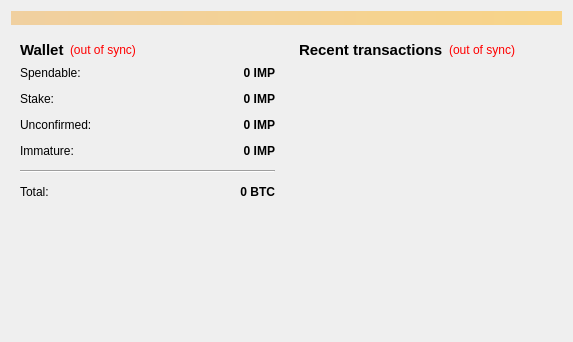
<?xml version="1.0" encoding="UTF-8"?>
<ui version="4.0">
 <class>OverviewPage</class>
 <widget class="QWidget" name="OverviewPage">
  <property name="geometry">
   <rect>
    <x>0</x>
    <y>0</y>
    <width>573</width>
    <height>342</height>
   </rect>
  </property>
  <property name="windowTitle">
   <string>Form</string>
  </property>
  <layout class="QVBoxLayout" name="topLayout">
   <item>
    <widget class="QLabel" name="labelAlerts">
     <property name="visible">
      <bool>false</bool>
     </property>
     <property name="styleSheet">
      <string notr="true">background-color: qlineargradient(x1: 0, y1: 0, x2: 1, y2: 0, stop:0 #F0D0A0, stop:1 #F8D488);  color:#000000
</string>
     </property>
     <property name="wordWrap">
      <bool>true</bool>
     </property>
     <property name="margin">
      <number>3</number>
     </property>
    </widget>
   </item>
   <item>
    <layout class="QHBoxLayout" name="horizontalLayout" stretch="1,1">
     <item>
      <layout class="QVBoxLayout" name="verticalLayout_2">
       <item>
        <widget class="QWidget" name="widget" native="true">
         <layout class="QVBoxLayout" name="verticalLayout_4">
          <item>
           <layout class="QHBoxLayout" name="horizontalLayout_4">
            <item>
             <widget class="QLabel" name="label_5">
              <property name="font">
               <font>
                <pointsize>11</pointsize>
                <weight>75</weight>
                <bold>true</bold>
               </font>
              </property>
              <property name="text">
               <string>Wallet</string>
              </property>
             </widget>
            </item>
            <item>
             <widget class="QLabel" name="labelWalletStatus">
              <property name="toolTip">
               <string>The displayed information may be out of date. Your wallet automatically synchronizes with the Impleum network after a connection is established, but this process has not completed yet.</string>
              </property>
              <property name="styleSheet">
               <string notr="true">QLabel { color: red; }</string>
              </property>
              <property name="text">
               <string notr="true">(out of sync)</string>
              </property>
              <property name="alignment">
               <set>Qt::AlignLeading|Qt::AlignLeft|Qt::AlignVCenter</set>
              </property>
             </widget>
            </item>
            <item>
             <spacer name="horizontalSpacer_2">
              <property name="orientation">
               <enum>Qt::Horizontal</enum>
              </property>
              <property name="sizeHint" stdset="0">
               <size>
                <width>40</width>
                <height>20</height>
               </size>
              </property>
             </spacer>
            </item>
           </layout>
          </item>
          <item>
           <layout class="QFormLayout" name="formLayout_2">
            <property name="fieldGrowthPolicy">
             <enum>QFormLayout::AllNonFixedFieldsGrow</enum>
            </property>
            <property name="horizontalSpacing">
             <number>12</number>
            </property>
            <property name="verticalSpacing">
             <number>12</number>
            </property>
            <item row="0" column="0">
             <widget class="QLabel" name="label">
              <property name="text">
               <string>Spendable:</string>
              </property>
             </widget>
            </item>
            <item row="0" column="1">
             <widget class="QLabel" name="labelBalance">
              <property name="font">
               <font>
                <weight>75</weight>
                <bold>true</bold>
               </font>
              </property>
              <property name="cursor">
               <cursorShape>IBeamCursor</cursorShape>
              </property>
              <property name="toolTip">
               <string>Your current spendable balance</string>
              </property>
              <property name="text">
               <string notr="true">0 IMP</string>
              </property>
              <property name="alignment">
               <set>Qt::AlignRight|Qt::AlignTrailing|Qt::AlignVCenter</set>
              </property>
              <property name="textInteractionFlags">
               <set>Qt::LinksAccessibleByMouse|Qt::TextSelectableByKeyboard|Qt::TextSelectableByMouse</set>
              </property>
             </widget>
            </item>
            <item row="1" column="0">
             <widget class="QLabel" name="label_6">
              <property name="text">
               <string>Stake:</string>
              </property>
             </widget>
            </item>
            <item row="1" column="1">
             <widget class="QLabel" name="labelStake">
              <property name="font">
               <font>
                <weight>75</weight>
                <bold>true</bold>
               </font>
              </property>
              <property name="cursor">
               <cursorShape>IBeamCursor</cursorShape>
              </property>
              <property name="toolTip">
               <string>Total of coins that was staked, and do not yet count toward the current balance</string>
              </property>
              <property name="text">
               <string notr="true">0 IMP</string>
              </property>
              <property name="alignment">
               <set>Qt::AlignRight|Qt::AlignTrailing|Qt::AlignVCenter</set>
              </property>
              <property name="textInteractionFlags">
               <set>Qt::LinksAccessibleByMouse|Qt::TextSelectableByKeyboard|Qt::TextSelectableByMouse</set>
              </property>
             </widget>
            </item>
            <item row="2" column="0">
             <widget class="QLabel" name="label_3">
              <property name="text">
               <string>Unconfirmed:</string>
              </property>
             </widget>
            </item>
            <item row="2" column="1">
             <widget class="QLabel" name="labelUnconfirmed">
              <property name="font">
               <font>
                <weight>75</weight>
                <bold>true</bold>
               </font>
              </property>
              <property name="cursor">
               <cursorShape>IBeamCursor</cursorShape>
              </property>
              <property name="toolTip">
               <string>Total of transactions that have yet to be confirmed, and do not yet count toward the current balance</string>
              </property>
              <property name="text">
               <string notr="true">0 IMP</string>
              </property>
              <property name="alignment">
               <set>Qt::AlignRight|Qt::AlignTrailing|Qt::AlignVCenter</set>
              </property>
              <property name="textInteractionFlags">
               <set>Qt::LinksAccessibleByMouse|Qt::TextSelectableByKeyboard|Qt::TextSelectableByMouse</set>
              </property>
             </widget>
            </item>
            <item row="3" column="0">
             <widget class="QLabel" name="labelImmatureText">
              <property name="text">
               <string>Immature:</string>
              </property>
             </widget>
            </item>
            <item row="3" column="1">
             <widget class="QLabel" name="labelImmature">
              <property name="font">
               <font>
                <weight>75</weight>
                <bold>true</bold>
               </font>
              </property>
              <property name="toolTip">
               <string>Mined balance that has not yet matured</string>
              </property>
              <property name="text">
               <string notr="true">0 IMP</string>
              </property>
              <property name="alignment">
               <set>Qt::AlignRight|Qt::AlignTrailing|Qt::AlignVCenter</set>
              </property>
              <property name="textInteractionFlags">
               <set>Qt::LinksAccessibleByMouse|Qt::TextSelectableByKeyboard|Qt::TextSelectableByMouse</set>
              </property>
             </widget>
            </item>
            <item row="4" column="0" colspan="2">
             <widget class="Line" name="line">
              <property name="orientation">
               <enum>Qt::Horizontal</enum>
              </property>
             </widget>
            </item>
            <item row="5" column="0">
             <widget class="QLabel" name="labelTotalText">
              <property name="text">
               <string>Total:</string>
              </property>
             </widget>
            </item>
            <item row="5" column="1">
             <widget class="QLabel" name="labelTotal">
              <property name="font">
               <font>
                <weight>75</weight>
                <bold>true</bold>
               </font>
              </property>
              <property name="cursor">
               <cursorShape>IBeamCursor</cursorShape>
              </property>
              <property name="toolTip">
               <string>Your current total balance</string>
              </property>
              <property name="text">
               <string notr="true">0 BTC</string>
              </property>
              <property name="alignment">
               <set>Qt::AlignRight|Qt::AlignTrailing|Qt::AlignVCenter</set>
              </property>
              <property name="textInteractionFlags">
               <set>Qt::LinksAccessibleByMouse|Qt::TextSelectableByKeyboard|Qt::TextSelectableByMouse</set>
              </property>
             </widget>
            </item>
           </layout>
          </item>
         </layout>
        </widget>
       </item>
       <item>
        <spacer name="verticalSpacer">
         <property name="orientation">
          <enum>Qt::Vertical</enum>
         </property>
         <property name="sizeHint" stdset="0">
          <size>
           <width>20</width>
           <height>40</height>
          </size>
         </property>
        </spacer>
       </item>
      </layout>
     </item>
     <item>
      <layout class="QVBoxLayout" name="verticalLayout_3">
       <item>
        <widget class="QWidget" name="widget_2" native="true">
         <layout class="QVBoxLayout" name="verticalLayout">
          <item>
           <layout class="QHBoxLayout" name="horizontalLayout_2">
            <item>
             <widget class="QLabel" name="label_4">
              <property name="font">
               <font>
                <pointsize>11</pointsize>
                <weight>75</weight>
                <bold>true</bold>
               </font>
              </property>
              <property name="text">
               <string>&lt;b&gt;Recent transactions&lt;/b&gt;</string>
              </property>
             </widget>
            </item>
            <item>
             <widget class="QLabel" name="labelTransactionsStatus">
              <property name="toolTip">
               <string>The displayed information may be out of date. Your wallet automatically synchronizes with the Impleum network after a connection is established, but this process has not completed yet.</string>
              </property>
              <property name="styleSheet">
               <string notr="true">QLabel { color: red; }</string>
              </property>
              <property name="text">
               <string notr="true">(out of sync)</string>
              </property>
              <property name="alignment">
               <set>Qt::AlignRight|Qt::AlignTrailing|Qt::AlignVCenter</set>
              </property>
             </widget>
            </item>
            <item>
             <spacer name="horizontalSpacer">
              <property name="orientation">
               <enum>Qt::Horizontal</enum>
              </property>
              <property name="sizeHint" stdset="0">
               <size>
                <width>40</width>
                <height>20</height>
               </size>
              </property>
             </spacer>
            </item>
           </layout>
          </item>
          <item>
           <widget class="QListView" name="listTransactions">
            <property name="styleSheet">
             <string notr="true">QListView { background: transparent; }</string>
            </property>
            <property name="frameShape">
             <enum>QFrame::NoFrame</enum>
            </property>
            <property name="verticalScrollBarPolicy">
             <enum>Qt::ScrollBarAlwaysOff</enum>
            </property>
            <property name="horizontalScrollBarPolicy">
             <enum>Qt::ScrollBarAlwaysOff</enum>
            </property>
            <property name="selectionMode">
             <enum>QAbstractItemView::NoSelection</enum>
            </property>
           </widget>
          </item>
         </layout>
        </widget>
       </item>
      </layout>
     </item>
    </layout>
   </item>
  </layout>
 </widget>
 <resources/>
 <connections/>
</ui>
